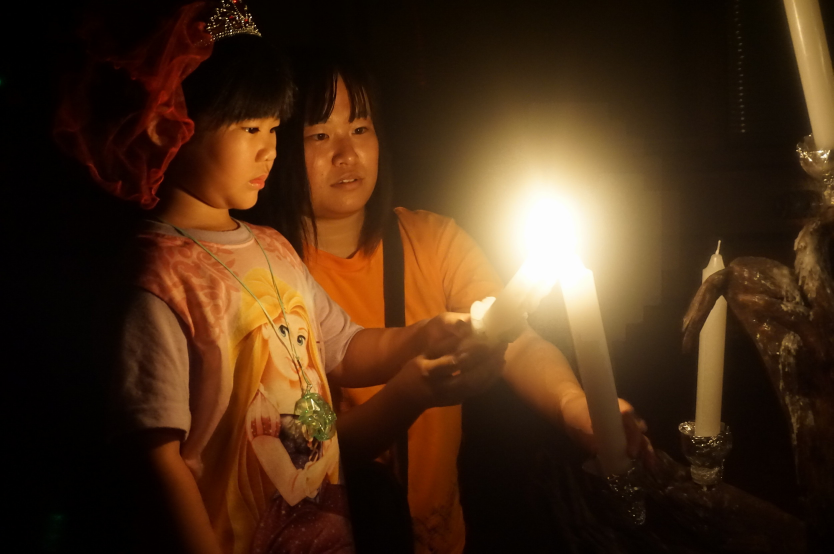
#> input picture test1/01.jfif, 2500 x 1662 px (shown at 1/3 size)
$ python -i DifferentEffectiveEnhancement.py   (imports and definitions only)   (older library calls are emulated)
#> lines starting #> are read from the running program, lines starting #| are printed output that depends on the picture
import numpy as np
import cv2
from PIL import Image
from PIL import ImageEnhance

class DEE():
    def contrast_enhancement(self, img):
        hsv = cv2.cvtColor(img, cv2.COLOR_BGR2HSV)
        h, s, v = cv2.split(hsv)

        gradient =  cv2.Laplacian(s,cv2.CV_32F, ksize = 1)  #cv2.Laplacian(s, cv2.CV_32F, ksize = 1)
        clipped_gradient = gradient * np.exp(-1 * np.abs(gradient) * np.abs(s - 0.5))

        #normalize to [-1...1]
        clipped_gradient =  2*(clipped_gradient - np.max(clipped_gradient))/-np.ptp(clipped_gradient)-1
        clipped_gradient =  0.5 * clipped_gradient #--> 0.5 limits maximum saturation change to 50 %
        factor = np.add(1.0, clipped_gradient)

        s = np.multiply(s, factor)
        s = cv2.convertScaleAbs(s)

        v = self.adaptiveGammaCorrection(v)
        s = self.adaptiveCLAHE(s)

        final_CLAHE = cv2.merge((h,s,v))

        #additional sharpening
        tmpimg = cv2.cvtColor(final_CLAHE, cv2.COLOR_HSV2BGR)
        shimg = Image.fromarray(tmpimg)
        sharpener = ImageEnhance.Sharpness(shimg)
        result = sharpener.enhance(2.0)

        return np.array(result)

    def adaptiveGammaCorrection(self, v_Channel):
        #calculate general variables
        I_in = v_Channel/255.0
        I_out = I_in

        sigma = np.std(I_in)
        mean = np.mean(I_in)
        D = 4*sigma

        #low contrast image
        if D <= 1/3:

            gamma = - np.log2(sigma)
            I_in_f = I_in**gamma
            mean_f = (mean**gamma)
            k =  I_in_f + (1 - I_in_f) * mean_f
            c = 1 / (1 + self.heaviside(0.5 - mean) * (k-1))
            #dark
            if mean < 0.5:
                I_out = I_in_f / ((I_in_f + ((1-I_in_f) * mean_f)))
            #bright
            else:
                I_out = c * I_in_f
        #high contrast image
        elif D > 1/3:
            gamma = np.exp((1- (mean+sigma))/2)
            I_in_f = I_in**gamma
            mean_f = (mean**gamma)

            k =  I_in_f + (1 - I_in_f) * mean_f
            c = 1/ (1 + self.heaviside(0.5 - mean) * (k-1))
            I_out = c * I_in_f
        else:
            print('Error calculating D')
        I_out = I_out*255
        return I_out.astype(np.uint8)

    def adaptiveCLAHE(self, channel):
        channel_orig = channel

        #resizing for drastic speedup with minor quality loss
        channel = cv2.resize(channel, (0,0), fx=0.5, fy=0.5, interpolation=cv2.INTER_AREA)

        basic_limit = 0.5
        expanding = 0.01

        res_entropys = []
        cur_entropy = self.calcEntropy(channel)
        res_entropys.append(cur_entropy)


        for cnt in range(50):
            tmp_v_CLAHE = self.CLAHE(channel, basic_limit + expanding*cnt, 8)
            cur_entropy = self.calcEntropy(tmp_v_CLAHE)
            res_entropys.append(cur_entropy)


        #find and apply optimal cliplimit
        res_entropys = list(map(float, res_entropys))
        opt_Limit = basic_limit  + expanding*self.calcCurvature(range(51), res_entropys)

        if opt_Limit < basic_limit:
            opt_Limit=basic_limit


        #adjust window size
        tiles = 6
        res_entropys = []
        tmp_v_CLAHE = self.CLAHE(channel, opt_Limit, 8)
        cur_entropy = self.calcEntropy(tmp_v_CLAHE)
        res_entropys.append(cur_entropy)

        for cnt in range(7):
            tmp_v_CLAHE = self.CLAHE(channel, opt_Limit, tiles + cnt)
            cur_entropy = self.calcEntropy(tmp_v_CLAHE)
            res_entropys.append(cur_entropy)


        res_entropys = list(map(float, res_entropys))
        opt_tiles = tiles + self.calcCurvature(range(8), res_entropys)

        #return optimized channel
        return self.CLAHE(channel_orig, opt_Limit, opt_tiles)

    @staticmethod
    def heaviside(x):
        if x <= 0:
            return 0
        else:
            return 1

    @staticmethod
    def CLAHE(channel, limit, tiles):
        clahe = cv2.createCLAHE(clipLimit= limit, tileGridSize=(tiles,tiles))
        return clahe.apply(channel)

    @staticmethod
    def calcEntropy(channel):
        hist = cv2.calcHist([channel],[0],None,[256],[0,256]) / channel.size
        entropy = np.sum(hist* np.log2(hist + 1e-7))
        return (-1.0 * entropy)

    @staticmethod
    def calcCurvature(xs, ys):
        dx_dt = np.gradient(xs)
        dy_dt = np.gradient(ys)
        d2x_dt2 = np.gradient(dx_dt)
        d2y_dt2 = np.gradient(dy_dt)
        curvature = (d2x_dt2 * dy_dt - dx_dt * d2y_dt2) / (dx_dt * dx_dt + dy_dt * dy_dt)**1.5

        #return optimal position
        return np.argmax(curvature)

>>> import cv2
>>> picture = cv2.imread('test1/01.jfif')
#> picture is the input picture: shape (1662, 2500, 3); mean B, G, R 23.7, 45.5, 72.3
>>> result = DEE().contrast_enhancement(picture)
#> in contrast_enhancement, `hsv = cv2.cvtColor(img, cv2.COLOR_BGR2HSV)`: hsv: shape (1662, 2500, 3); mean H, S, V 17.1, 194.4, 72.4
#> in adaptiveGammaCorrection, `sigma = np.std(I_in)`: sigma = 0.286
#> in adaptiveGammaCorrection, `mean = np.mean(I_in)`: mean = 0.284
#> in adaptiveGammaCorrection, `D = 4*sigma`: D = 1.14
#> in adaptiveGammaCorrection, `gamma = np.exp((1- (mean+sigma))/2)`: gamma = 1.24
#> in adaptiveGammaCorrection, `I_in_f = I_in**gamma`:
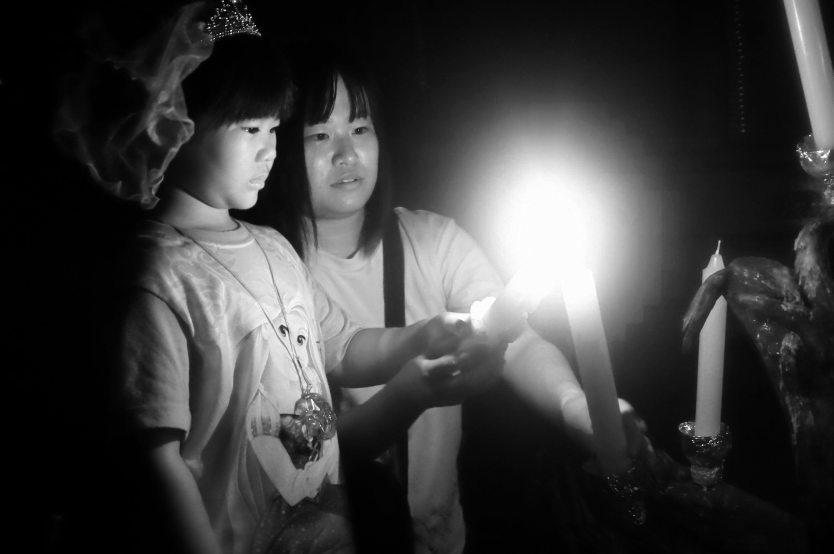
#> I_in_f: shape (1662, 2500) float64 (shown at 1/3 size); min 0, max 1, mean 0.24
#> in adaptiveGammaCorrection, `mean_f = (mean**gamma)`: mean_f = 0.21
#> in adaptiveGammaCorrection, `k =  I_in_f + (1 - I_in_f) * mean_f`:
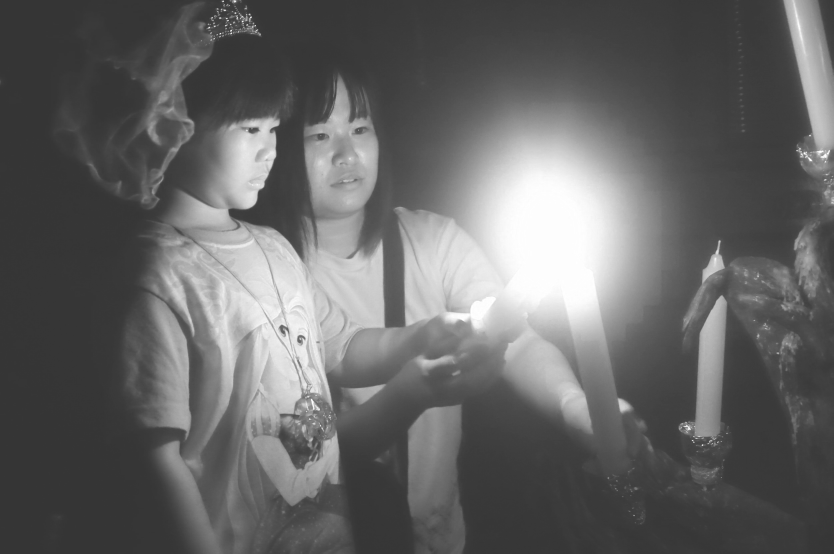
#> k: shape (1662, 2500) float64 (shown at 1/3 size); min 0.21, max 1, mean 0.399
#> in adaptiveGammaCorrection, `c = 1/ (1 + self.heaviside(0.5 - mean) * (k-1))`:
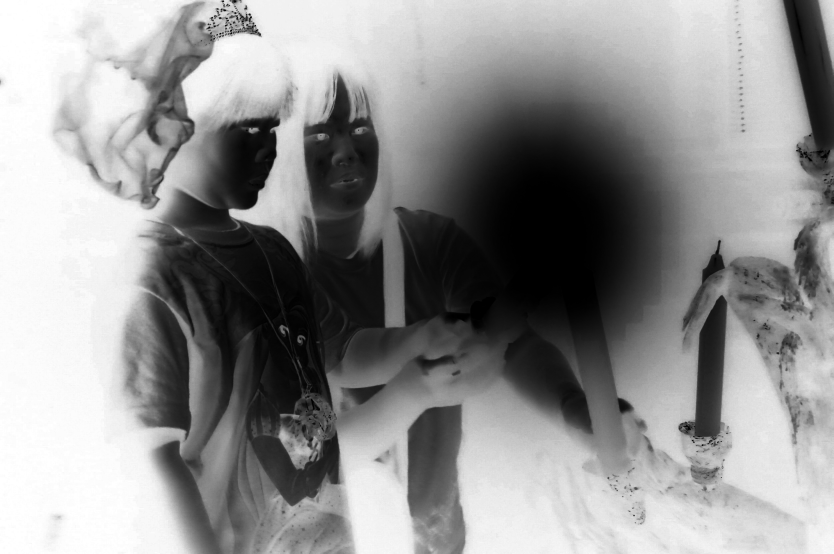
#> c: shape (1662, 2500) float64 (shown at 1/3 size); min 1, max 4.77, mean 3.15; drawn with min black and max white
#> in adaptiveGammaCorrection, `I_out = c * I_in_f`:
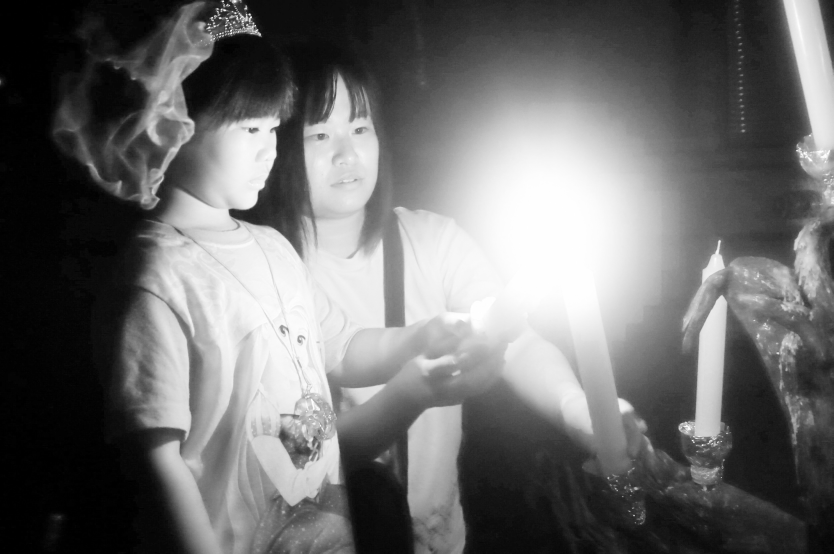
#> I_out: shape (1662, 2500) float64 (shown at 1/3 size); min 0, max 1, mean 0.429
#> in calcEntropy, `hist = cv2.calcHist([channel],[0],None,[256],[0,256]) / channel.size`: hist = 256 values, max 0.499 at index 255, min 1.44e-05 at index 11, mean 0.00391
#> in calcEntropy, `entropy = np.sum(hist* np.log2(hist + 1e-7))`: entropy = -4.38
#> in adaptiveCLAHE, `cur_entropy = self.calcEntropy(channel)`: cur_entropy = 4.38
#> the loop in adaptiveCLAHE, `for cnt in range(50):` made 50 passes
#> (entropy in calcEntropy, cur_entropy) on passes 1 to 12: (-4.46, 4.46), (-4.46, 4.46), (-4.49, 4.49), (-4.49, 4.49), (-4.5, 4.5), (-4.51, 4.51), (-4.51, 4.51), (-4.5, 4.5), (-4.5, 4.5), (-4.5, 4.5), (-4.51, 4.51), (-4.51, 4.51)
#> pass 1, in adaptiveCLAHE, `tmp_v_CLAHE = self.CLAHE(channel, basic_limit + expanding*cnt, 8)`:
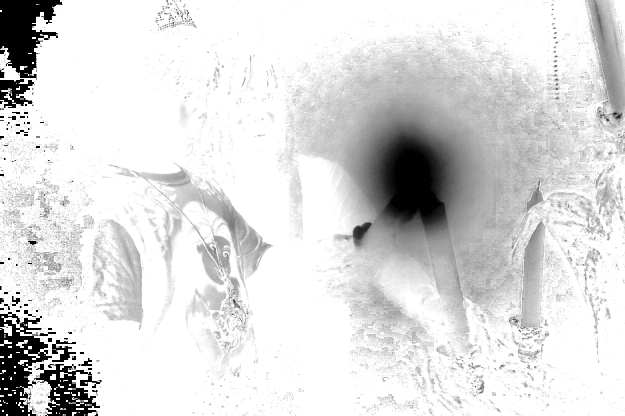
#> tmp_v_CLAHE: shape (831, 1250) (shown at 1/2 size); min 1, max 255, mean 219.8
#> after the loop in adaptiveCLAHE, `for cnt in range(50):`: res_entropys = 51 values, max 4.56 at index 50, min 4.38 at index 0, mean 4.53
#> in calcCurvature, `dy_dt = np.gradient(ys)`: dy_dt = 51 values, max 0.0764 at index 0, min -0.00404 at index 7, mean 0.00432
#> in calcCurvature, `d2y_dt2 = np.gradient(dy_dt)`: d2y_dt2 = 51 values, max 0.0046 at index 9, min -0.0372 at index 0, mean -0.00181
#> in calcCurvature, `curvature = (d2x_dt2 * dy_dt - dx_dt * d2y_dt2) / (dx_dt * dx_dt + dy_..`: curvature = 51 values, max 0.0368 at index 0, min -0.0046 at index 9, mean 0.00181
#> in adaptiveCLAHE, `opt_Limit = basic_limit  + expanding*self.calcCurvature(range(51), res..`: opt_Limit = 0.5
#> in adaptiveCLAHE, `cur_entropy = self.calcEntropy(tmp_v_CLAHE)`: cur_entropy = 4.46
#> the loop in adaptiveCLAHE, `for cnt in range(7):` made 7 passes
#> (entropy in calcEntropy, cur_entropy) on passes 1 to 7: (-4.46, 4.46), (-4.46, 4.46), (-4.46, 4.46), (-4.45, 4.45), (-4.45, 4.45), (-4.45, 4.45), (-4.45, 4.45)
#> after the loop in adaptiveCLAHE, `for cnt in range(7):`: res_entropys = [4.46, 4.46, 4.46, 4.46, 4.45, 4.45, 4.45, 4.45]
#> in adaptiveCLAHE, `opt_tiles = tiles + self.calcCurvature(range(8), res_entropys)`: opt_tiles = 7
#> in contrast_enhancement, `final_CLAHE = cv2.merge((h,s,v))`: final_CLAHE: shape (1662, 2500, 3); mean H, S, V 17.1, 220.4, 108.9
#> in contrast_enhancement, `tmpimg = cv2.cvtColor(final_CLAHE, cv2.COLOR_HSV2BGR)`:
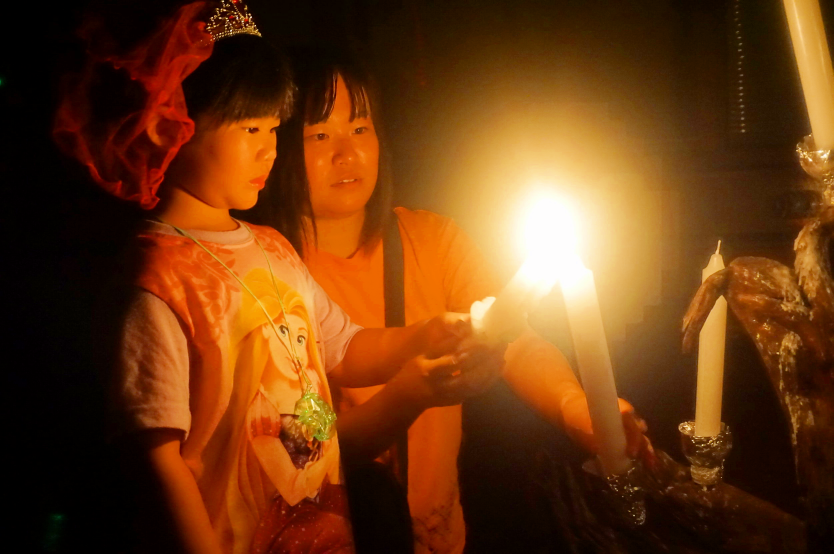
#> tmpimg: shape (1662, 2500, 3) (shown at 1/3 size); mean B, G, R 18.9, 58, 108.9
#> in contrast_enhancement, `result = sharpener.enhance(2.0)`:
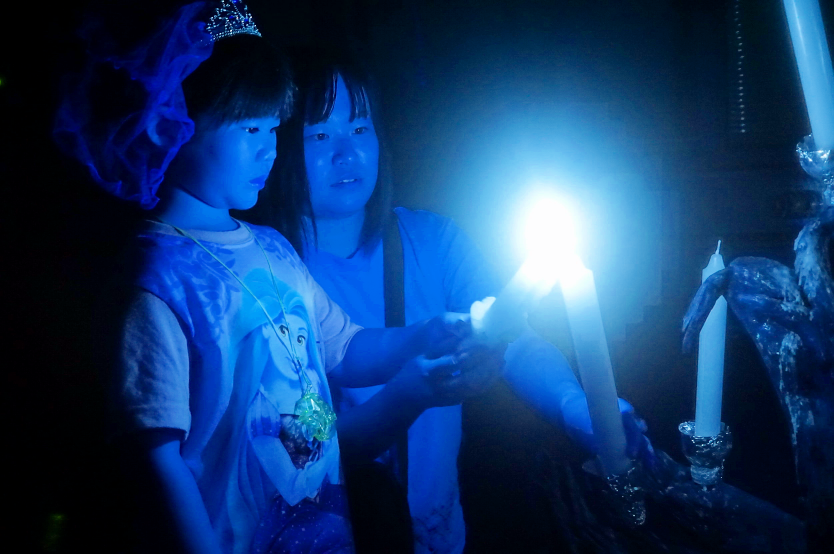
#> result: PIL image 2500x1662 RGB (shown at 1/3 size); mean R, G, B 19, 58.1, 108.9

$ run again, on test1/02.jfif
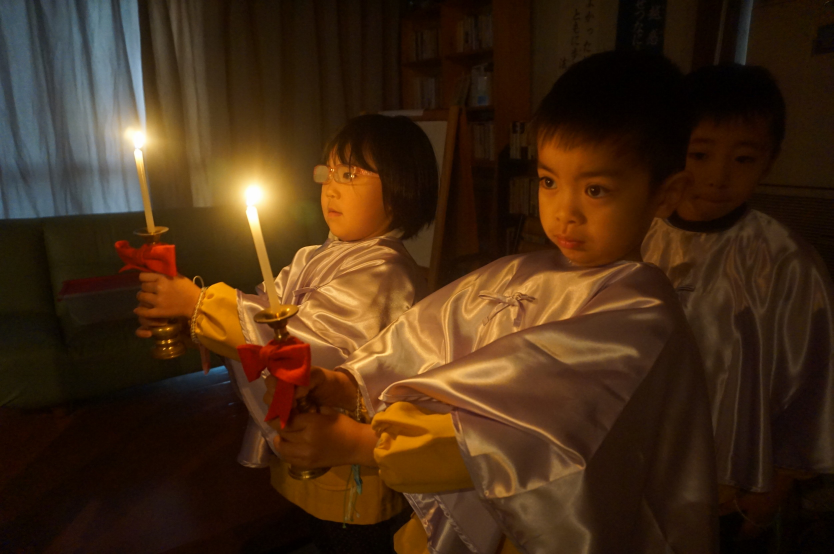
#> input picture test1/02.jfif, 2500 x 1662 px (shown at 1/3 size)
#> picture is the input picture: shape (1662, 2500, 3); mean B, G, R 21.3, 43.2, 68
#> hsv: shape (1662, 2500, 3); mean H, S, V 19.4, 195.9, 69.4
#> sigma = 0.216
#> mean = 0.272
#> D = 0.865
#> gamma = 1.29
#> mean_f = 0.186
#> hist = 256 values, max 0.484 at index 255, min 5.68e-05 at index 1, mean 0.00391
#> entropy = -4.69
#> in adaptiveCLAHE, `cur_entropy = self.calcEntropy(channel)`: cur_entropy = 4.69
#> the loop in adaptiveCLAHE, `for cnt in range(50):` made 50 passes
#> (entropy in calcEntropy, cur_entropy) on passes 1 to 8: (-4.8, 4.8), (-4.8, 4.8), (-4.81, 4.81), (-4.81, 4.81), (-4.81, 4.81), (-4.81, 4.81), (-4.81, 4.81), (-4.82, 4.82)
#> after the loop in adaptiveCLAHE, `for cnt in range(50):`:
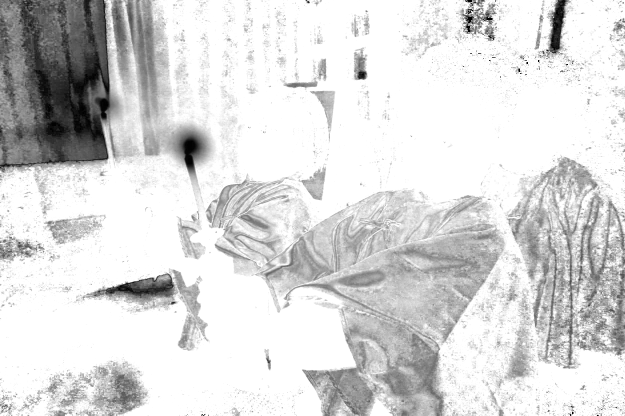
#> tmp_v_CLAHE: shape (831, 1250) (shown at 1/2 size); min 1, max 255, mean 217.3
#> after the loop in adaptiveCLAHE, `for cnt in range(50):`: res_entropys = 51 values, max 4.87 at index 50, min 4.69 at index 0, mean 4.84
#> dy_dt = 51 values, max 0.113 at index 0, min -0.00175 at index 29, mean 0.00476
#> d2y_dt2 = 51 values, max 0.00184 at index 12, min -0.0554 at index 0, mean -0.00272
#> curvature = 51 values, max 0.0548 at index 1, min -0.00184 at index 12, mean 0.0027
#> opt_Limit = 0.51
#> in adaptiveCLAHE, `cur_entropy = self.calcEntropy(tmp_v_CLAHE)`: cur_entropy = 4.8
#> the loop in adaptiveCLAHE, `for cnt in range(7):` made 7 passes
#> after the loop in adaptiveCLAHE, `for cnt in range(7):`: res_entropys = [4.8, 4.81, 4.81, 4.8, 4.81, 4.81, 4.81, 4.8]
#> opt_tiles = 12
#> final_CLAHE: shape (1662, 2500, 3); mean H, S, V 19.4, 221.8, 118.7
#> in contrast_enhancement, `result = sharpener.enhance(2.0)`:
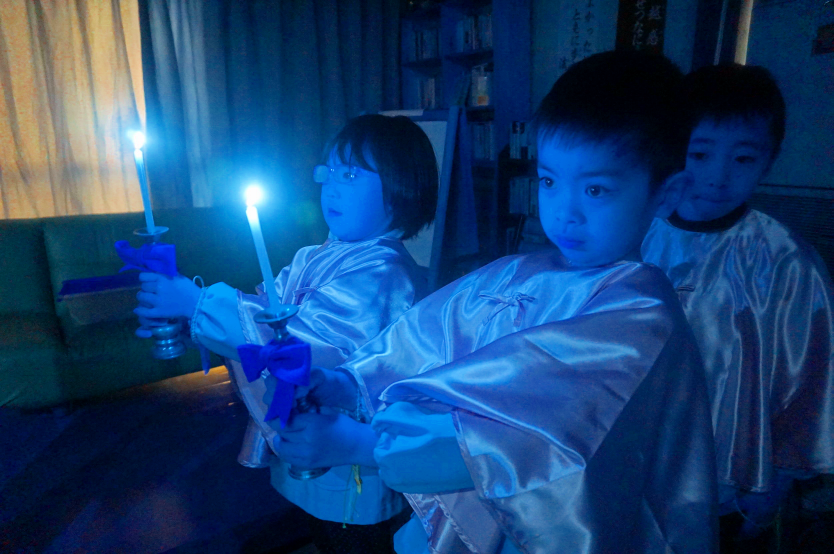
#> result: PIL image 2500x1662 RGB (shown at 1/3 size); mean R, G, B 23.4, 65.5, 115.4

$ run again, on test1/03.jfif
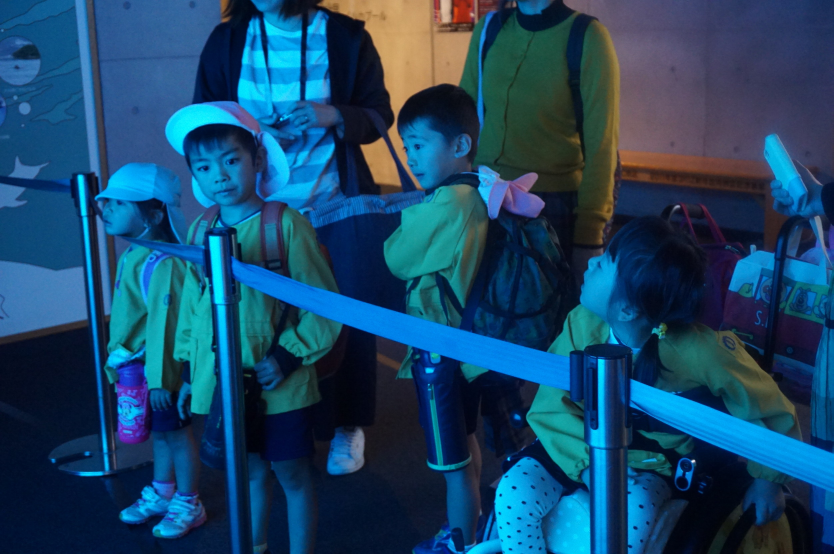
#> input picture test1/03.jfif, 2500 x 1662 px (shown at 1/3 size)
#> picture is the input picture: shape (1662, 2500, 3); mean B, G, R 103, 70.7, 26
#> hsv: shape (1662, 2500, 3); mean H, S, V 101.7, 194.5, 107.1
#> sigma = 0.252
#> mean = 0.42
#> D = 1.01
#> gamma = 1.18
#> mean_f = 0.36
#> in adaptiveGammaCorrection, `I_out = c * I_in_f`:
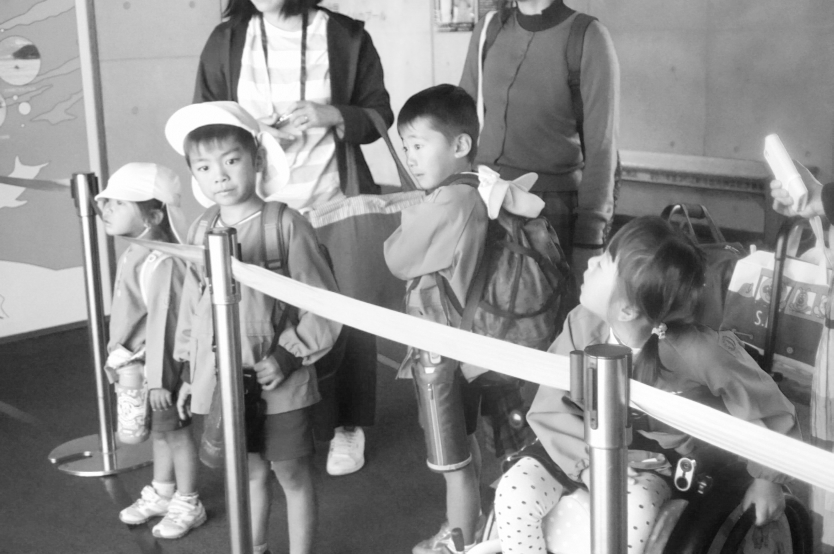
#> I_out: shape (1662, 2500) float64 (shown at 1/3 size); min 0.0392, max 1, mean 0.556
#> hist = 256 values, max 0.681 at index 255, min 0 at index 1, mean 0.00391
#> entropy = -3.3
#> in adaptiveCLAHE, `cur_entropy = self.calcEntropy(channel)`: cur_entropy = 3.3
#> the loop in adaptiveCLAHE, `for cnt in range(50):` made 50 passes
#> (entropy in calcEntropy, cur_entropy) on passes 1 to 8: (-3.34, 3.34), (-3.34, 3.34), (-3.34, 3.34), (-3.34, 3.34), (-3.34, 3.34), (-3.34, 3.34), (-3.34, 3.34), (-3.34, 3.34)
#> after the loop in adaptiveCLAHE, `for cnt in range(50):`: res_entropys = 51 values, max 3.36 at index 50, min 3.3 at index 0, mean 3.35
#> dy_dt = 51 values, max 0.0346 at index 0, min -0.000418 at index 48, mean 0.00154
#> d2y_dt2 = 51 values, max 0.00177 at index 9, min -0.017 at index 1, mean -0.000811
#> curvature = 51 values, max 0.017 at index 1, min -0.00177 at index 9, mean 0.00081
#> opt_Limit = 0.51
#> in adaptiveCLAHE, `cur_entropy = self.calcEntropy(tmp_v_CLAHE)`: cur_entropy = 3.34
#> the loop in adaptiveCLAHE, `for cnt in range(7):` made 7 passes
#> after the loop in adaptiveCLAHE, `for cnt in range(7):`: res_entropys = [3.34, 3.34, 3.34, 3.34, 3.34, 3.34, 3.34, 3.33]
#> opt_tiles = 6
#> final_CLAHE: shape (1662, 2500, 3); mean H, S, V 101.7, 227.6, 141.4
#> in contrast_enhancement, `result = sharpener.enhance(2.0)`:
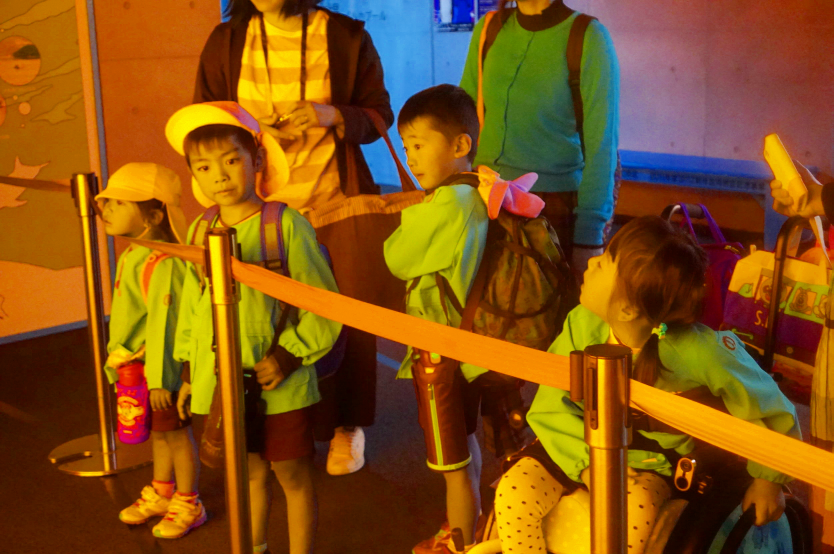
#> result: PIL image 2500x1662 RGB (shown at 1/3 size); mean R, G, B 133.7, 83.1, 20.9
